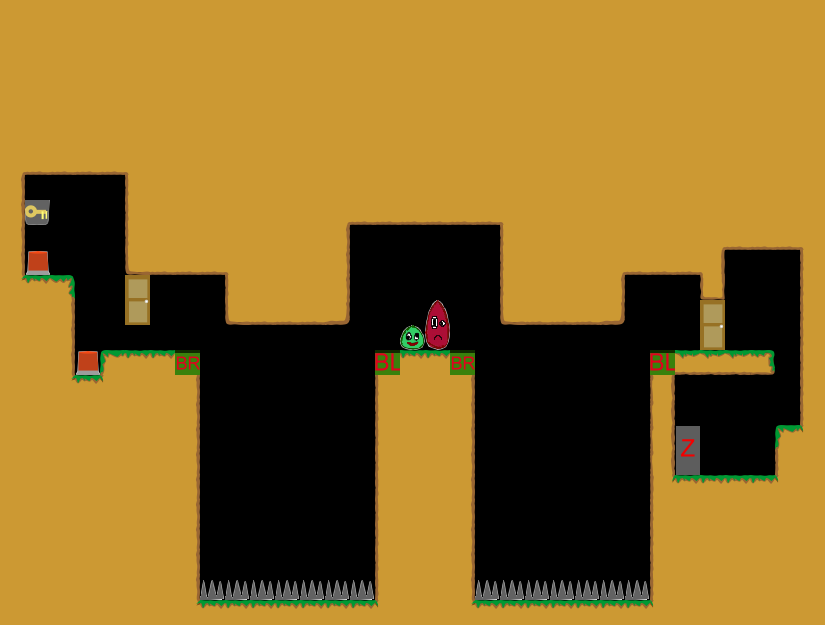

The image is a tile-based game level rendered from a .tmx file. Its description and source (layers, tilesets, objects; grid data summarised) follow:
An orthogonal 33x25 tile map with 25x25 px tiles, 1 tile layer (Kachelebene 1).

<map version="1.0" orientation="orthogonal" width="33" height="25" tilewidth="25" tileheight="25">
 <tileset firstgid="1" name="Tileset" tilewidth="25" tileheight="25">
  <image source="../../../img/Tileset.png" width="400" height="250" />
 </tileset>
 <layer name="Kachelebene 1" width="33" height="25">
  <data>[825 cells, 594 non-empty, 31 distinct tile ids]</data>
 </layer>
</map>
